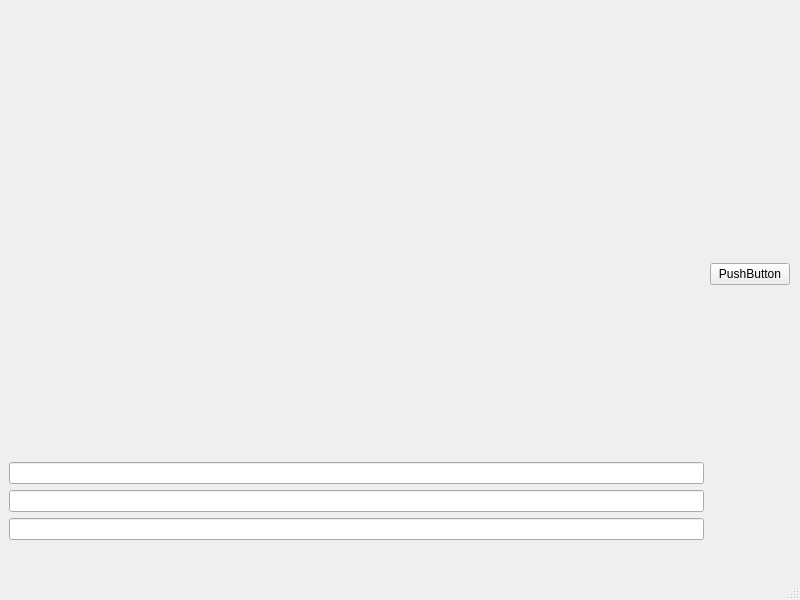
<?xml version="1.0" encoding="UTF-8"?>
<ui version="4.0">
 <class>MainWindow</class>
 <widget class="QMainWindow" name="MainWindow">
  <property name="geometry">
   <rect>
    <x>0</x>
    <y>0</y>
    <width>800</width>
    <height>600</height>
   </rect>
  </property>
  <property name="windowTitle">
   <string>MainWindow</string>
  </property>
  <widget class="QWidget" name="centralwidget">
   <widget class="QWidget" name="gridLayoutWidget">
    <property name="geometry">
     <rect>
      <x>9</x>
      <y>9</y>
      <width>781</width>
      <height>531</height>
     </rect>
    </property>
    <layout class="QGridLayout" name="gridLayout">
     <item row="3" column="0">
      <widget class="QLineEdit" name="eps_edit"/>
     </item>
     <item row="1" column="0">
      <widget class="QLineEdit" name="a_edit"/>
     </item>
     <item row="2" column="0">
      <widget class="QLineEdit" name="b_edit"/>
     </item>
     <item row="0" column="0">
      <widget class="QLabel" name="out_lbl">
       <property name="text">
        <string/>
       </property>
      </widget>
     </item>
     <item row="0" column="1" rowspan="4">
      <widget class="QPushButton" name="calc">
       <property name="text">
        <string>PushButton</string>
       </property>
      </widget>
     </item>
    </layout>
   </widget>
  </widget>
  <widget class="QMenuBar" name="menubar">
   <property name="geometry">
    <rect>
     <x>0</x>
     <y>0</y>
     <width>800</width>
     <height>30</height>
    </rect>
   </property>
  </widget>
  <widget class="QStatusBar" name="statusbar"/>
 </widget>
 <resources/>
 <connections/>
</ui>
